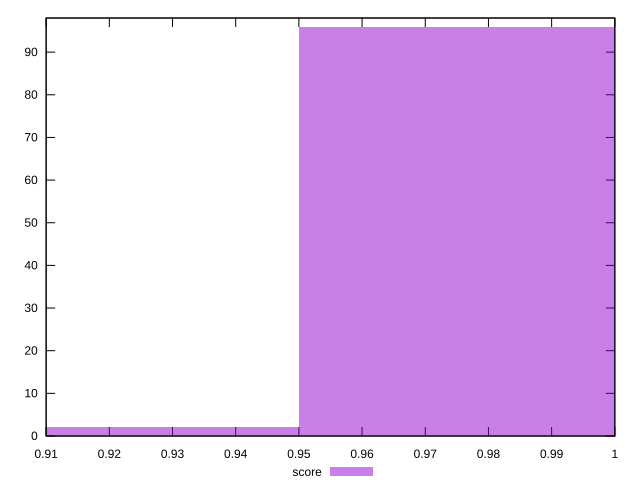

Write gnuplot code to recreate this figure.
reset

$score <<EOF
0.9 2
1 96
EOF

set key outside below
set boxwidth 0.1
set xrange [0.91:1]
set yrange [0:98]
set trange [0:98]
set style fill transparent solid 0.5 noborder
set terminal svg size 640, 490 enhanced background rgb 'white'
set output "report/report_00029_2021-02-24T13-36-40.390Z/unused-css-rules/samples/card/score/histogram.svg"

plot $score title "score" with boxes

reset
